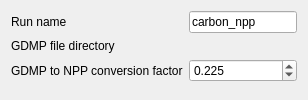
                            <widget class="QWidget" name="CARBON_NPP_">
                              <layout class="QFormLayout" name="formLayout_7">
                                <item row="0" column="0">
                                  <widget class="QLabel" name="label_65">
                                    <property name="text">
                                      <string>Run name</string>
                                    </property>
                                  </widget>
                                </item>
                                <item row="0" column="1">
                                  <widget class="QLineEdit" name="run_name_">
                                    <property name="text">
                                      <string>carbon_npp</string>
                                    </property>
                                  </widget>
                                </item>
                                <item row="1" column="0">
                                  <widget class="QLabel" name="label_57">
                                    <property name="text">
                                      <string>GDMP file directory</string>
                                    </property>
                                  </widget>
                                </item>
                                <item row="1" column="1">
                                  <widget class="QgsFileWidget" name="GDMP_DIR_">
                                    <property name="storageMode">
                                      <enum>QgsFileWidget::GetDirectory</enum>
                                    </property>
                                  </widget>
                                </item>
                                <item row="2" column="0">
                                  <widget class="QLabel" name="label_64">
                                    <property name="text">
                                      <string>GDMP to NPP conversion factor</string>
                                    </property>
                                  </widget>
                                </item>
                                <item row="2" column="1">
                                  <widget class="QgsDoubleSpinBox" name="GDMP_2_NPP_">
                                    <property name="decimals">
                                      <number>3</number>
                                    </property>
                                    <property name="value">
                                      <double>0.225000000000000</double>
                                    </property>
                                  </widget>
                                </item>
                              </layout>
                            </widget>
